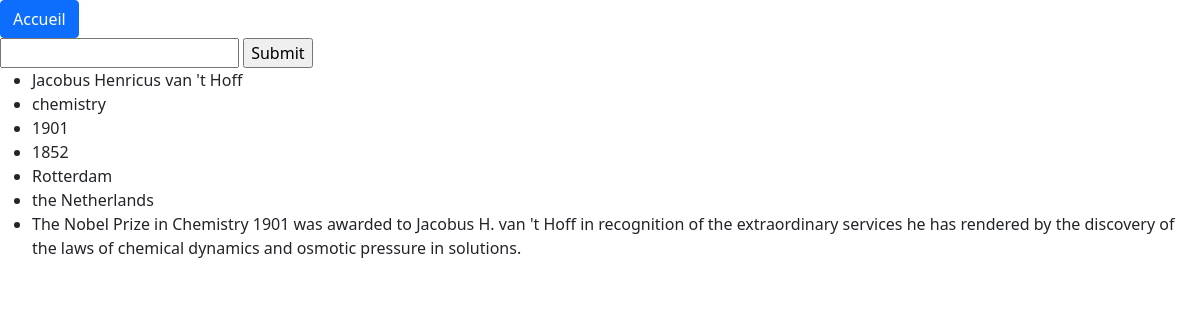
The app's page /info.php?id=1 with its own data.
### tables this page shows
CREATE TABLE nobels (
    id  INT NOT NULL AUTO_INCREMENT,
    year INT NOT NULL,
    category VARCHAR(128) NOT NULL,
    name VARCHAR(128) NOT NULL,
    birthdate INT,
    birthplace VARCHAR(64),
    county VARCHAR(128),
    motivation TEXT,
    PRIMARY KEY (id)
);

### info.php (the view, shortened to what this page needs)
<?php
require_once('connexion.php');
?>
<!DOCTYPE html>
<html lang="en">
	<head>
		<link href="https://cdn.jsdelivr.net/npm/bootstrap@5.1.3/dist/css/bootstrap.min.css" rel="stylesheet">
	</head>
	<body>
        <button class="btn btn-primary" onClick="document.location.href='home.php'">Accueil</button>
        <form method="GET" action="info.php">
            <input type="number" name="id" />
            <input type="submit" name="voirInfos" />
        </form>
        <div class="table table-responsive w-100 d-block mx-auto">
        <table border="1" class="table table-stripped table-hover table-secondary ">
            <ul>
            <?php
                $id = $_GET["id"];
                $sql = 'SELECT * FROM nobels WHERE id = ?';
                $req = $db->prepare($sql);
                $req->execute([$id]);
                while($data=$req->fetch(PDO::FETCH_ASSOC)){
                    echo '<li>'.$data['name'].'</li><li>'.$data['category'].'</li><li>'.$data['year'].'</li>
                    <li>'.$data['birthdate'].'</li><li>'.$data['birthplace'].'</li><li>'.$data['county'].'</li><li>'.$data['motivation'].'</li>';
                }
            ?>
            </ul>
            </table>
        </div>
    </body>
</html>

### records on screen
nobels: name "Jacobus Henricus van 't Hoff", category "chemistry", year "1901", birthdate "1852", birthplace "Rotterdam", county "the Netherlands", motivation "The Nobel Prize in Chemistry 1901 was awarded to Jacobus H. van 't Hoff in recognition of the extraordinary services he has rendered by the discovery of the laws of chemical dynamics and osmotic pressure in solutions."
